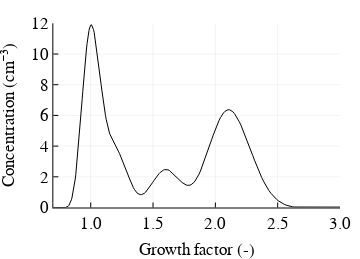

Here is the notebook cell this chart was saved with:
### Markdown cell above
### Growth Factor Distributions
The above assumes that the particles have a single growth factor. For ambient data, growth factor is often distributed. The mobility response function after DMA2 without a second charge neutralization is rewritten as a function of gf. Also the convolution matrix O is folded into the function. Then let Pᵢ denote the probability that a particle has growth factor gfᵢ. A parametric distribution can be written as an array of P and an array of gf, subject to the constraint that sum(P) = 1. In this case the response function is computed as 
```julia
y = sum(map(i->(P[i]*Nmdist(zˢ, gf[i])), 1:length(P)))
```

### Code cell
figure("Nimbus Sans L", 2, 2.5, 1.8, 8)

# Setup the special case
Dm = 100                 # Dry size 100 nm
zˢ = dtoz(Λ₁, Dm*1e-9);  # Compute corresponding electrical mobility
n = 3                    # Charges 1..3

Nmdist = (zˢ,gf) -> δ₂.𝐎*Σ(k->((ztod(Λ₁,1,zˢ)/ztod(Λ₁,k,zˢ))⋅(gf⋅(𝕥=T(zˢ,k,Λ₁,δ₁)*𝕟ᶜⁿ))),Λ₁.m)
P = [0.5,0.15, 0.10, 0.25]   # Probability of growth factor (4 populations)
gf = [1.0, 1.2, 1.6, 2.1]    # Values of growth factor
y = sum(map(i->(P[i]*Nmdist(zˢ, gf[i])), 1:length(P)))  # The growth factor distribution

plot(y.Dp/Dm, y.N, xlabel = "Growth factor (-)", ylabel = "Concentration (cm⁻³)", color = :black, 
     legend = :none, left_margin = 10px, ylim = (0,12), xlim = (0.7, 3), right_margin = 20px, fmt = :svg)

### Figure 1 — Plotly figure (JSON) as saved in the notebook; plotly's stock layout.template omitted (floating-point values rounded to 4 significant figures; data arrays with more than 128 entries replaced by an {"elided": "..."} marker saying what was removed)
{"data": [{"colorbar": {"title": ""}, "hoverinfo": "text", "legendgroup": "y1", "line": {"color": "rgba(0, 0, 0, 1.000)", "dash": "solid", "shape": "linear", "width": 1}, "mode": "lines", "name": "y1", "showlegend": true, "text": {"elided": "512 null values"}, "type": "scatter", "x": {"elided": "512 float values"}, "xaxis": "x1", "y": {"elided": "512 float values"}, "yaxis": "y1", "zmax": 0.1, "zmin": -0.1}], "layout": {"annotations": [], "height": 259.2, "margin": {"b": 20, "l": 0, "r": 0, "t": 20}, "paper_bgcolor": "rgba(255, 255, 255, 1.000)", "plot_bgcolor": "rgba(255, 255, 255, 1.000)", "showlegend": false, "width": 360, "xaxis": {"anchor": "y1", "domain": [0.1481, 0.9444], "gridcolor": "rgba(0, 0, 0, 0.100)", "gridwidth": 0.5, "linecolor": "rgba(0, 0, 0, 1.000)", "mirror": false, "range": [0.7, 3], "showgrid": true, "showline": true, "showticklabels": true, "tickangle": 0, "tickcolor": "rgb(0, 0, 0)", "tickfont": {"color": "rgba(0, 0, 0, 1.000)", "family": "Nimbus Sans L", "size": 17}, "tickmode": "array", "ticks": "inside", "ticktext": ["1.0", "1.5", "2.0", "2.5", "3.0"], "tickvals": [1, 1.5, 2, 2.5, 3], "title": "Growth factor (-)", "titlefont": {"color": "rgba(0, 0, 0, 1.000)", "family": "Nimbus Sans L", "size": 17}, "type": "-", "visible": true, "zeroline": false, "zerolinecolor": "rgba(0, 0, 0, 1.000)"}, "yaxis": {"anchor": "x1", "domain": [0.1438, 0.9848], "gridcolor": "rgba(0, 0, 0, 0.100)", "gridwidth": 0.5, "linecolor": "rgba(0, 0, 0, 1.000)", "mirror": false, "range": [0, 12], "showgrid": true, "showline": true, "showticklabels": true, "tickangle": 0, "tickcolor": "rgb(0, 0, 0)", "tickfont": {"color": "rgba(0, 0, 0, 1.000)", "family": "Nimbus Sans L", "size": 17}, "tickmode": "array", "ticks": "inside", "ticktext": ["0", "2", "4", "6", "8", "10", "12"], "tickvals": [0, 2, 4, 6, 8, 10, 12], "title": "Concentration (cm⁻³)", "titlefont": {"color": "rgba(0, 0, 0, 1.000)", "family": "Nimbus Sans L", "size": 17}, "type": "-", "visible": true, "zeroline": false, "zerolinecolor": "rgba(0, 0, 0, 1.000)"}}}
